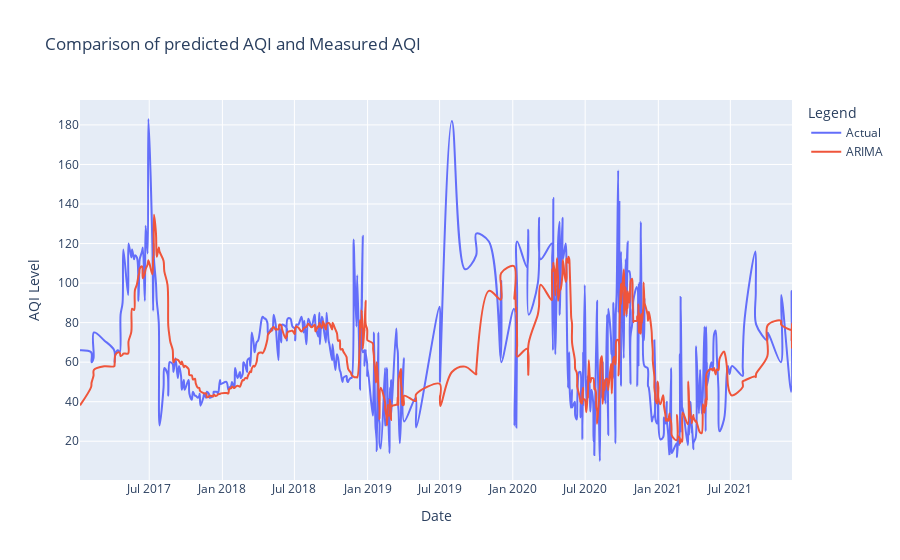

The notebook cell this image was saved under:
### Code cell
series_results["ARIMA"] = testPredict
fig = go.Figure()
fig.update_layout(
    title="Comparison of predicted AQI and Measured AQI",
    xaxis_title="Date",
    yaxis_title="AQI Level",
    legend_title="Legend",
)

fig.add_trace(go.Scatter(x=series_results.index, y=scaler.inverse_transform(testY1).flatten(), name="Actual", line_shape='spline'))
fig.add_trace(go.Scatter(x=series_results.index, y=testPredict.flatten() , name="ARIMA", line_shape='spline'))
fig.show()

### Figure 1 — Plotly figure (JSON) as saved in the notebook; plotly's stock layout.template omitted (floating-point values rounded to 4 significant figures; data arrays with more than 128 entries replaced by an {"elided": "..."} marker saying what was removed)
{"data": [{"line": {"shape": "spline"}, "name": "Actual", "type": "scatter", "x": {"elided": "450 str values"}, "y": {"elided": "450 float values"}}, {"line": {"shape": "spline"}, "name": "ARIMA", "type": "scatter", "x": {"elided": "450 str values"}, "y": {"elided": "450 float values"}}], "layout": {"legend": {"title": {"text": "Legend"}}, "title": {"text": "Comparison of predicted AQI and Measured AQI"}, "xaxis": {"title": {"text": "Date"}}, "yaxis": {"title": {"text": "AQI Level"}}}}
